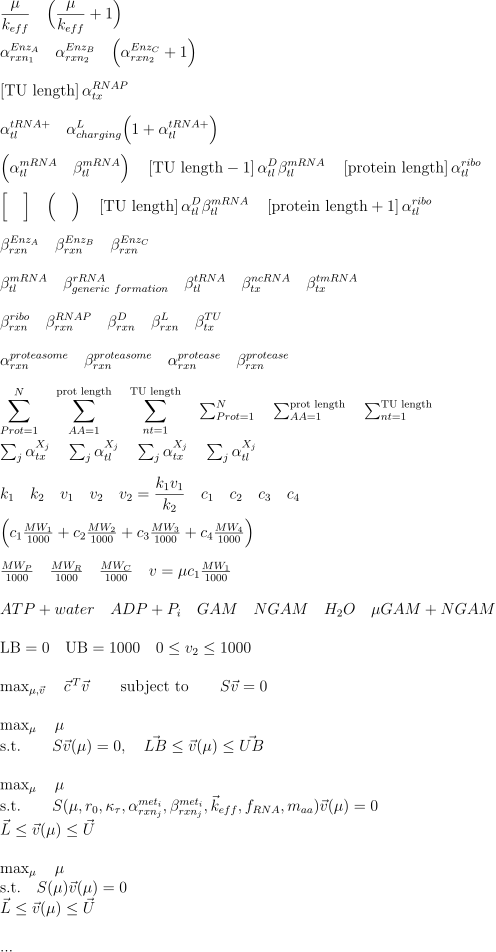

Write the Python code that produced this figure.
#!/usr/bin/python3
# \left) and \right) adjust size dynamically

expr = r'\dfrac{\mu}{k_{eff}} \quad \Big( \dfrac{\mu}{k_{eff}} + 1 \Big) \\\\' \
       r'\alpha^{Enz_A}_{rxn_1} \quad \alpha^{Enz_B}_{rxn_2} \quad \Big( \alpha^{Enz_C}_{rxn_2} + 1 \Big) \\\\' \
       r'\left[ \text{TU\ length} \right] \alpha^{RNAP}_{tx} \\\\' \
       r'\alpha^{tRNA+}_{tl} \quad \alpha^{L}_{charging} \Big( 1 + \alpha^{tRNA+}_{tl} \Big) \\\\' \
       r'\Big( \alpha^{mRNA}_{tl} \quad \beta^{mRNA}_{tl} \Big) \quad ' \
       r'\left[ \text{TU\ length} - 1 \right] \alpha^{D}_{tl} \beta^{mRNA}_{tl} \quad ' \
       r'\left[ \text{protein\ length} \right] \alpha^{ribo}_{tl} \\\\' \
       r'\Big[ \quad \Big] \quad \Big( \quad \Big) \quad \left[ \text{TU\ length} \right] \alpha^{D}_{tl} \beta^{mRNA}_{tl} \quad \left[ \text{protein\ length} + 1 \right] \alpha^{ribo}_{tl} \\\\' \
       r'\beta^{Enz_A}_{rxn} \quad \beta^{Enz_B}_{rxn} \quad \beta^{Enz_C}_{rxn} \\\\' \
       r'\beta^{mRNA}_{tl} \quad \beta^{rRNA}_{generic\ formation} \quad \beta^{tRNA}_{tl} \quad \beta^{ncRNA}_{tx} \quad \beta^{tmRNA}_{tx} \\\\' \
       r'\beta^{ribo}_{rxn} \quad \beta^{RNAP}_{rxn} \quad \beta^{D}_{rxn} \quad \beta^{L}_{rxn} \quad \beta^{TU}_{tx} \\\\' \
       r'\alpha^{proteasome}_{rxn} \quad \beta^{proteasome}_{rxn} \quad \alpha^{protease}_{rxn} \quad \beta^{protease}_{rxn} \\\\' \
       r'\sum_{Prot=1}^{N} \quad \sum_{AA=1}^{\text{prot\ length}} \quad \sum_{nt=1}^{\text{TU\ length}} \quad ' \
       r'\textstyle\sum_{Prot=1}^{N} \quad \textstyle\sum_{AA=1}^{\text{prot\ length}} \quad \textstyle\sum_{nt=1}^{\text{TU\ length}} \\\\' \
       r'\sum_{j}^{} \alpha^{X_{j}}_{tx} \quad \sum_{j}^{} \alpha^{X_{j}}_{tl} \quad ' \
       r'\textstyle\sum_{j} \alpha^{X_{j}}_{tx} \quad \textstyle\sum_{j} \alpha^{X_{j}}_{tl} \\\\' \
       r'k_1 \quad k_2 \quad v_1 \quad v_2 \quad v_2 = \dfrac{k_1 v_1}{k_2} \quad c_1 \quad c_2 \quad c_3 \quad c_4 \\\\' \
       r'\Big(c_1 \frac{MW_1}{1000} + c_2 \frac{MW_2}{1000} + c_3 \frac{MW_3}{1000} + c_4 \frac{MW_4}{1000} \Big) \\\\' \
       r'\frac{MW_{P}}{1000} \quad \frac{MW_{R}}{1000} \quad \frac{MW_{C}}{1000} \quad v = \mu c_1 \frac{MW_1}{1000} \\\\' \
       r'ATP + water \quad ADP + P_{i} \quad GAM \quad NGAM \quad H_{2}O \quad \mu GAM + NGAM \\\\' \
       r'\text{LB}=0  \quad \text{UB}=1000 \quad 0 \leq v_{2} \leq 1000 \\\\' \
       r'\max_{\mu,\vec{v}} \quad \vec{c}^{\,T}\vec{v} \qquad \text{subject to} \qquad S\vec{v} = 0 \\\\' \
       r'\max_{\mu} \quad \mu \\ \text{s.t.} \qquad S\vec{v}(\mu)=0,\quad \vec{LB}\leq\vec{v}(\mu)\leq\vec{UB} \\\\' \
       r'\max_{\mu} \quad \mu \\ \text{s.t.} \qquad S(\mu,r_0,\kappa_\tau,\alpha^{met_i}_{rxn_j},\beta^{met_i}_{rxn_j},\vec{k}_{eff},f_{RNA},m_{aa})\vec{v}(\mu)=0 \\ \vec{L}\leq\vec{v}(\mu)\leq\vec{U} \\\\' \
       r'\max_{\mu} \quad \mu \\ \text{s.t.} \quad S(\mu)\vec{v}(\mu)=0 \quad \\ \vec{L}\leq\vec{v}(\mu)\leq\vec{U} \\\\' \
       r'...'

# expr = sympy.latex(expr.replace('beta', 'alpha'))

import sympy
sympy.preview(sympy.Symbol(expr), output='svg', viewer='file', euler = False, packages = ('mathrsfs',),
           filename='coupling_coefficients.svg')

# import matplotlib.pyplot as plt
# fig = plt.figure()
# fig.text(0.05, 0.5, f'{expr}')
# fig.savefig('coupling_coefficients.svg', bbox_inches='tight')
# plt.close(fig)
